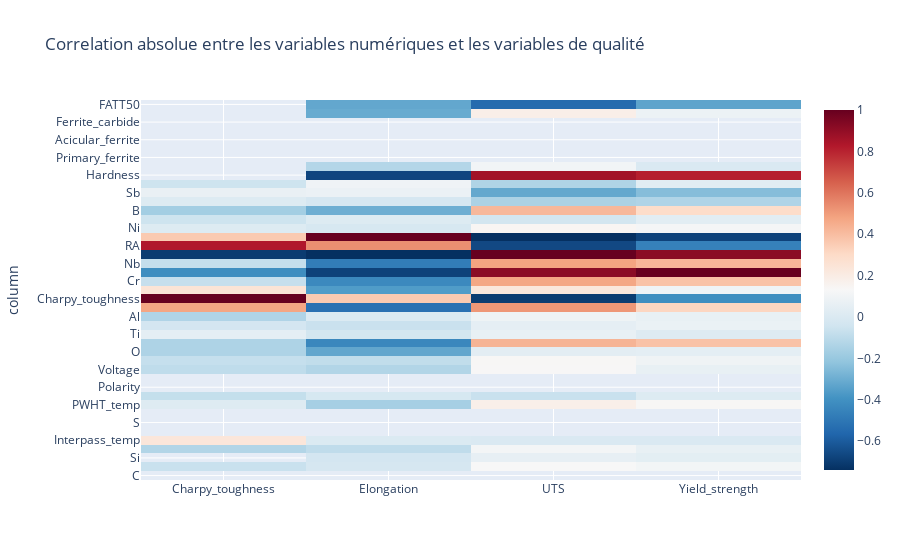

The notebook cell saved with this chart:
### Code cell
import plotly.express as px

target_vars = ["Charpy_toughness", "Elongation", "UTS", "Yield_strength"]

num_cols = df.select_dtypes(include=[np.number]).columns.tolist()

corrs = df[num_cols].corr(method='pearson')[target_vars]

# Tri des corrélations en fonction de la quantité de missing values
corrs_sorted = corrs.reindex(miss_df['column'])


print("=== Corrélation absolue avec les variables de qualité ===")
print(corrs_sorted.round(3))
fig = px.imshow(
    corrs_sorted,
    aspect="auto",
    color_continuous_scale="RdBu_r",
    title="Correlation absolue entre les variables numériques et les variables de qualité"
)
fig.show()

### Figure 1 — Plotly figure (JSON) as saved in the notebook; plotly's stock layout.template omitted (floating-point values rounded to 4 significant figures; data arrays with more than 128 entries replaced by an {"elided": "..."} marker saying what was removed)
{"data": [{"coloraxis": "coloraxis", "hovertemplate": "x: %{x}<br>column: %{y}<br>color: %{z}<extra></extra>", "name": "0", "type": "heatmap", "x": ["Charpy_toughness", "Elongation", "UTS", "Yield_strength"], "xaxis": "x", "y": ["FATT50", "W", "Ferrite_carbide", "Martensite", "Acicular_ferrite", "Ferrite_2nd_phase", "Primary_ferrite", "Co", "Hardness", "As", "Sb", "Sn", "B", "Cu", "Ni", "Elongation", "RA", "UTS", "Nb", "Yield_strength", "Cr", "Mo", "Charpy_toughness", "Charpy_temp", "Al", "V", "Ti", "N", "O", "Current", "Voltage", "AC_DC", "Polarity", "PWHT_time", "PWHT_temp", "P", "S", "Weld_type", "Interpass_temp", "Heat_input", "Si", "Mn", "C"], "yaxis": "y", "z": {"elided": "43x4 float values"}}], "layout": {"coloraxis": {"colorscale": [[0, "rgb(5,48,97)"], [0.1, "rgb(33,102,172)"], [0.2, "rgb(67,147,195)"], [0.3, "rgb(146,197,222)"], [0.4, "rgb(209,229,240)"], [0.5, "rgb(247,247,247)"], [0.6, "rgb(253,219,199)"], [0.7, "rgb(244,165,130)"], [0.8, "rgb(214,96,77)"], [0.9, "rgb(178,24,43)"], [1, "rgb(103,0,31)"]]}, "title": {"text": "Correlation absolue entre les variables numériques et les variables de qualité"}, "xaxis": {"anchor": "y", "domain": [0, 1]}, "yaxis": {"anchor": "x", "autorange": "reversed", "domain": [0, 1], "title": {"text": "column"}}}}
